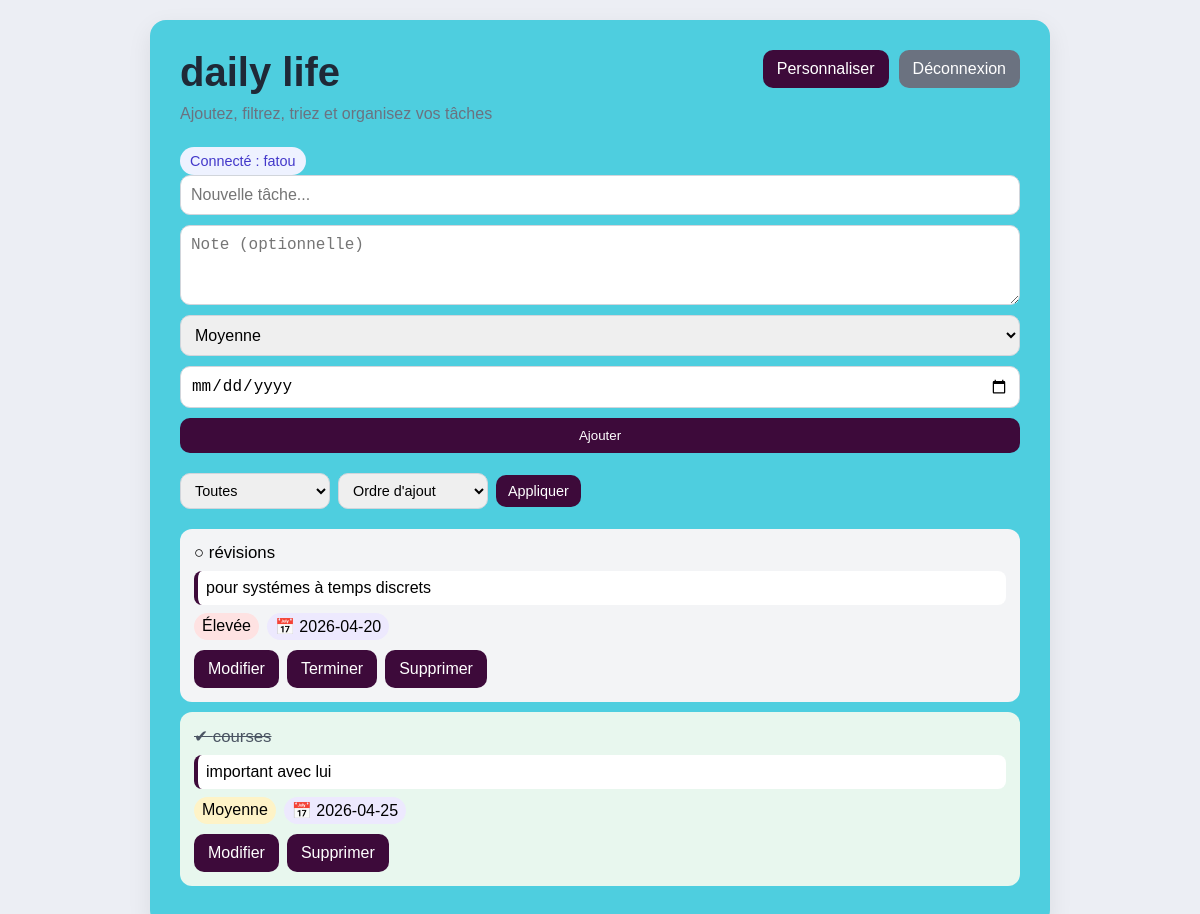
Page / (signed in) on the earlier database version.
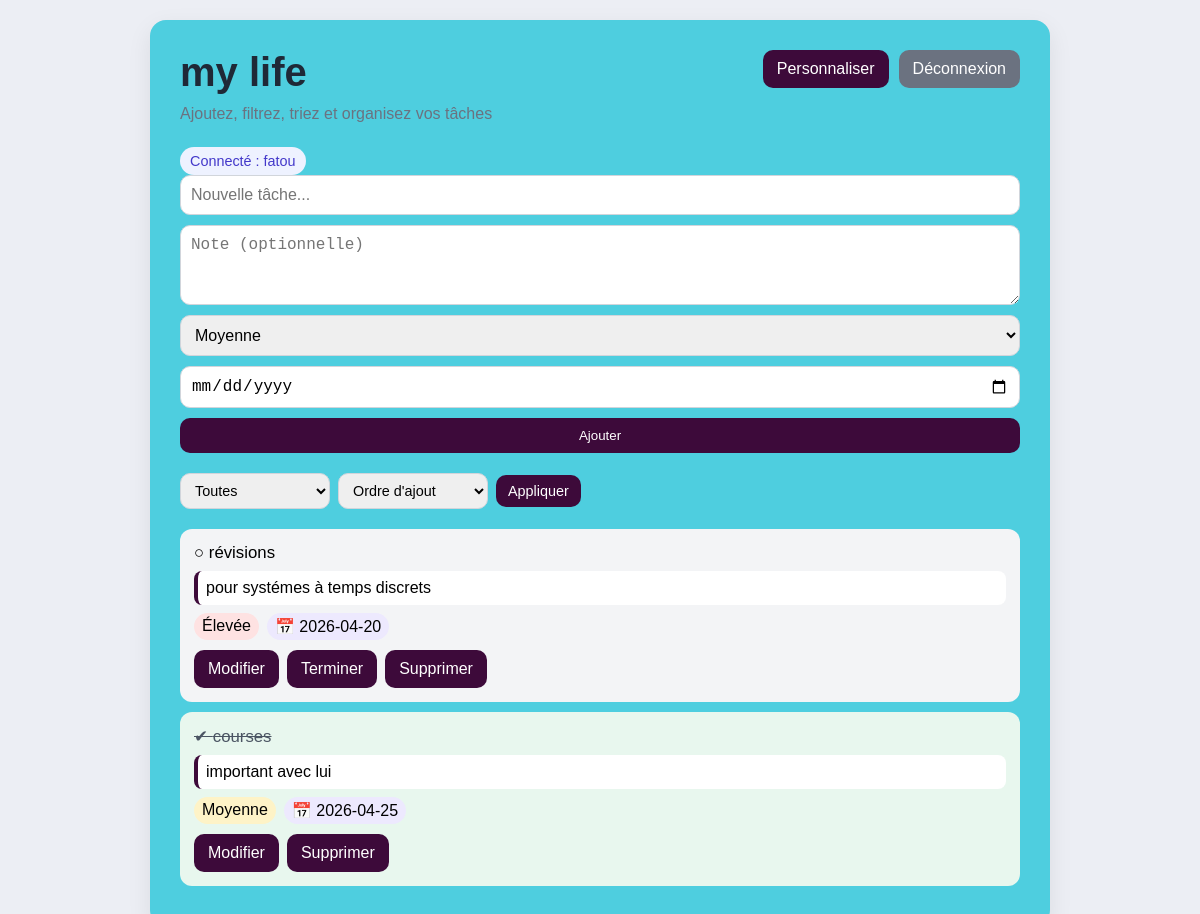
Same page on the later database version.
### tables this page shows
CREATE TABLE settings (
            id INTEGER PRIMARY KEY CHECK (id = 1),
            app_title TEXT NOT NULL,
            subtitle TEXT NOT NULL,
            bg_color TEXT NOT NULL,
            card_color TEXT NOT NULL,
            primary_color TEXT NOT NULL
        );

CREATE TABLE users (
            id INTEGER PRIMARY KEY AUTOINCREMENT,
            username TEXT NOT NULL UNIQUE,
            password_hash TEXT NOT NULL
        );

CREATE TABLE tasks (
            id INTEGER PRIMARY KEY AUTOINCREMENT,
            title TEXT NOT NULL,
            done INTEGER NOT NULL DEFAULT 0
        , priority TEXT NOT NULL DEFAULT 'Moyenne', deadline TEXT, note TEXT, user_id INTEGER);

### app.py (the view, shortened to what this page needs)
@app.route("/", methods=["GET", "POST"])
@login_required
def index():
    filter_value = request.args.get("filter", "toutes")
    sort_value = request.args.get("sort", "ordre_ajout")
    tasks = get_filtered_and_sorted_tasks(session["user_id"], filter_value, sort_value)
    now = datetime.now().strftime("%Y-%m-%d")
    settings = get_settings()
    user = get_current_user()
    return render_template(
        "index.html",
        tasks=tasks,
        now=now,
        current_filter=filter_value,
        current_sort=sort_value,
        settings=settings,
        user=user
    )

### app.py (called while the page is built)
def get_connection():
    conn = sqlite3.connect(DATABASE)
    conn.row_factory = sqlite3.Row
    return conn

def get_settings():
    conn = get_connection()
    settings = conn.execute("SELECT * FROM settings WHERE id = 1").fetchone()
    conn.close()
    if settings:
        return dict(settings)
    return DEFAULT_SETTINGS.copy()

def get_current_user():
    user_id = session.get("user_id")
    if not user_id:
        return None
    conn = get_connection()
    user = conn.execute("SELECT * FROM users WHERE id = ?", (user_id,)).fetchone()
    conn.close()
    return dict(user) if user else None

def login_required(view_func):
    @wraps(view_func)
    def wrapper(*args, **kwargs):
        if "user_id" not in session:
            flash("Veuillez vous connecter pour accéder à l'application.", "warning")
            return redirect(url_for("login"))
        return view_func(*args, **kwargs)
    return wrapper

### templates/index.html (shortened to what this page needs)
<!DOCTYPE html>
<html lang="fr">
<head>
    <link rel="stylesheet" href="{{ url_for('static', filename='style.css') }}">
</head>
<body>
    <div class="app-container">
        <div class="card">
            <div class="top-bar">
                <div>
                    <h1>{{ settings.app_title }}</h1>
                    <p class="subtitle">{{ settings.subtitle }}</p>
                    <p class="user-badge">Connecté : {{ user.username }}</p>
                </div>
                <div class="top-actions">
                    <a href="{{ url_for('settings_page') }}" class="settings-btn">Personnaliser</a>
                    <a href="{{ url_for('logout') }}" class="logout-btn">Déconnexion</a>
                </div>
            </div>
            <form method="POST" class="task-form">
                <input type="text" name="task" placeholder="Nouvelle tâche..." required>
                <textarea name="note" placeholder="Note (optionnelle)"></textarea>
                <select name="priority">
                    <option value="Moyenne" selected>Moyenne</option>
                </select>
                <input type="date" name="deadline">
                <button type="submit">Ajouter</button>
            </form>
            <form method="GET" class="filter-form">
                <select name="filter">
                    <option value="toutes" {% if current_filter == "toutes" %}selected{% endif %}>Toutes</option>
                </select>
                <select name="sort">
                    <option value="ordre_ajout" {% if current_sort == "ordre_ajout" %}selected{% endif %}>Ordre d'ajout</option>
                </select>
                <button type="submit">Appliquer</button>
            </form>
            <ul class="task-list">
                {% for task in tasks %}
                    <li class="task-item {% if task.done %}done{% endif %}">
                        <div class="task-main">
                            <span class="task-text">
                                {% if task.done %}
                                    ✔
                                {% else %}
                                    ○
                                {% endif %}
                                {{ task.title }}
                            </span>
                            {% if task.note %}
                                <div class="task-note">{{ task.note }}</div>
                            {% endif %}
                            <div class="task-meta">
                                <span class="priority priority-{{ task.priority|lower|replace('é', 'e') }}">
                                    {{ task.priority }}
                                </span>
                                {% if task.deadline %}
                                    <span class="deadline">📅 {{ task.deadline }}</span>
                                {% endif %}
                            </div>
                        </div>
                        <div class="task-actions">
                            <a href="{{ url_for('edit_task', task_id=task.id) }}" class="edit-btn">Modifier</a>
                            {% if not task.done %}
                                <a href="{{ url_for('complete_task', task_id=task.id) }}" class="complete-btn">Terminer</a>
                            {% endif %}
                            <a href="{{ url_for('delete_task', task_id=task.id) }}" class="delete-btn">Supprimer</a>
                        </div>
                    </li>
                {% else %}
                    <li class="empty-message">Aucune tâche pour le moment.</li>
                {% endfor %}
            </ul>
        </div>
    </div>
</body>
</html>

### static/style.css (style rules this page uses)
* { margin: 0; padding: 0; box-sizing: border-box; }
:root { --bg-color: #f4f6fb; --card-color: #ffffff; --primary-color: #4f46e5; }
body { font-family: Arial, sans-serif; background: var(--bg-color); min-height: 100vh; }
.app-container { display: flex; justify-content: center; align-items: flex-start; min-height: 100vh; padding: 20px; }
.card { background: var(--card-color); width: 100%; max-width: 900px; padding: 30px; border-radius: 16px; box-shadow: 0 8px 25px rgba(0, 0, 0, 0.08); }
h1 { font-size: 2.5rem; margin-bottom: 10px; color: #1f2937; }
.subtitle { color: #6b7280; margin-bottom: 20px; }
button, .settings-btn, .reset-btn, .back-btn, .task-actions a, .logout-btn { background: var(--primary-color); color: white; border: none; border-radius: 10px; padding: 10px 14px; cursor: pointer; text-decoration: none; display: inline-block; }
.task-form, .filter-form { display: grid; gap: 10px; margin-bottom: 20px; }
.task-form input, .task-form select, .task-form textarea, .filter-form select, .settings-form input[type="text"], .settings-form input[type="color"], .auth-form input { padding: 10px; border-radius: 10px; border: 1px solid #d1d5db; font-size: 1rem; width: 100%; }
.task-form textarea { min-height: 80px; resize: vertical; }
.task-list { list-style: none; }
.task-item { background: #f3f4f6; margin-bottom: 10px; padding: 14px; border-radius: 12px; }
.task-item.done { background: #e8f7ee; }
.task-text { font-size: 1.05rem; }
.task-item.done .task-text { text-decoration: line-through; color: #4b5563; }
.task-note { background: white; border-left: 4px solid var(--primary-color); padding: 8px; margin-top: 8px; border-radius: 8px; white-space: pre-wrap; }
.task-meta { margin-top: 8px; display: flex; gap: 8px; flex-wrap: wrap; }
.priority-moyenne { background: #fef3c7; padding: 4px 8px; border-radius: 999px; }
.priority-elevee { background: #fee2e2; padding: 4px 8px; border-radius: 999px; }
.deadline { background: #ede9fe; padding: 4px 8px; border-radius: 999px; }
.task-actions { margin-top: 10px; display: flex; gap: 8px; flex-wrap: wrap; }
.top-bar { display: flex; justify-content: space-between; align-items: flex-start; gap: 16px; }
.top-actions { display: flex; gap: 10px; flex-wrap: wrap; justify-content: flex-end; }
.user-badge { display: inline-block; margin-top: 4px; background: #eef2ff; color: #4338ca; padding: 6px 10px; border-radius: 999px; font-size: 0.9rem; }
.settings-btn { margin-left: auto; }
.logout-btn { background: #6b7280; }
.filter-form { display: flex; gap: 8px; align-items: center; justify-content: flex-start; flex-wrap: wrap; }
.filter-form select { width: auto; min-width: 150px; padding: 8px 10px; font-size: 0.9rem; }
.filter-form button { width: auto; padding: 8px 12px; font-size: 0.9rem; }

Differences in the rows shown:
changed settings "Ajoutez, filtrez, triez et organisez vos tâches": app_title "daily life" → "my life"
